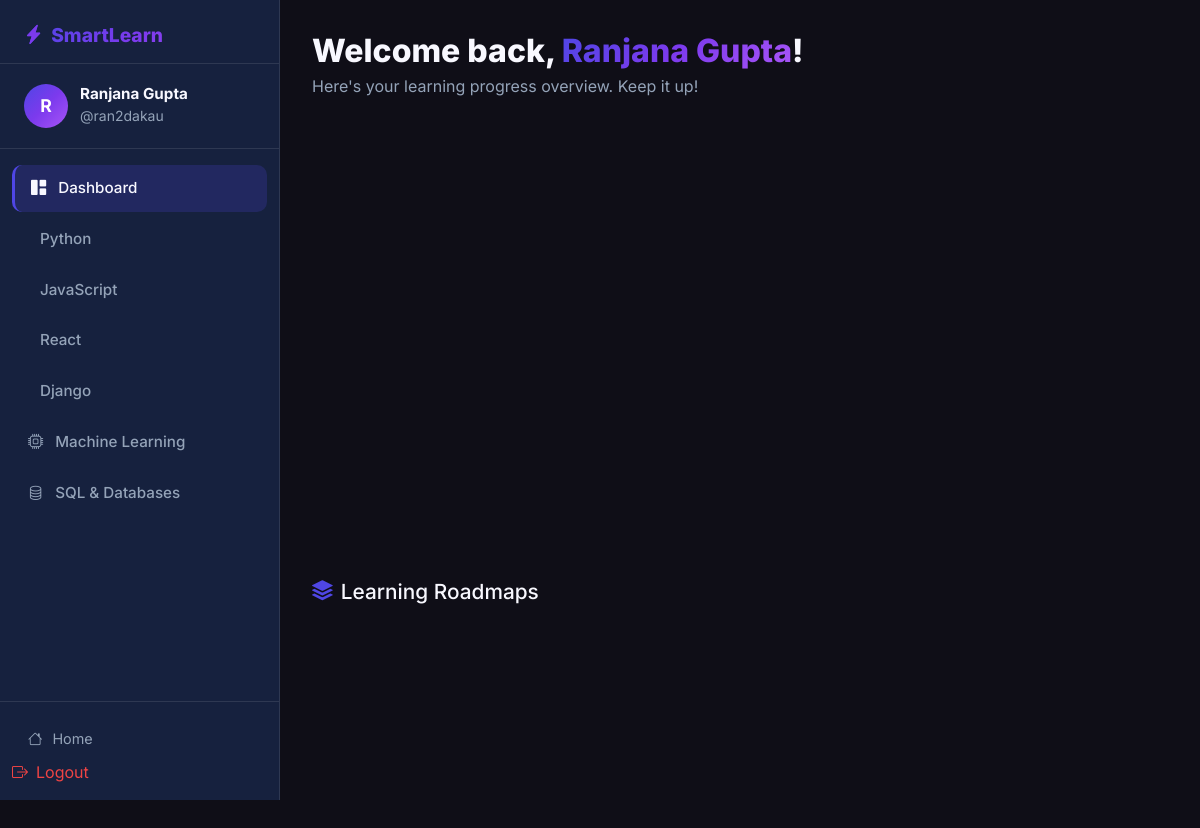
/dashboard/ (signed in), run on the app's committed database.
### learning/models.py (models this page shows, shortened)
class Technology(models.Model):
    name = models.CharField(max_length=100)
    description = models.TextField()
    icon = models.CharField(max_length=50, default='code')
    color = models.CharField(max_length=20, default='primary')
    order = models.IntegerField(default=0)
    class Meta:
        ordering = ['order']
        verbose_name_plural = 'Technologies'

### learning/views.py (the view)
# urls.py: path('dashboard/', views.dashboard, name='dashboard'),
@login_required
def dashboard(request):
    technologies = Technology.objects.all()
    user = request.user
    tech_data = []
    total_topics = 0
    total_completed = 0
    for tech in technologies:
        tech_topics = Topic.objects.filter(roadmap__technology=tech).count()
        tech_completed = Progress.objects.filter(
            user=user,
            topic__roadmap__technology=tech,
            completed=True
        ).count()
        percent = int((tech_completed / tech_topics * 100)) if tech_topics > 0 else 0
        tech_data.append({
            'tech': tech,
            'topics': tech_topics,
            'completed': tech_completed,
            'remaining': tech_topics - tech_completed,
            'percent': percent,
        })
        total_topics += tech_topics
        total_completed += tech_completed
    overall_percent = int((total_completed / total_topics * 100)) if total_topics > 0 else 0
    context = {
        'tech_data': tech_data,
        'total_topics': total_topics,
        'total_completed': total_completed,
        'total_remaining': total_topics - total_completed,
        'overall_percent': overall_percent,
    }
    return render(request, 'learning/dashboard.html', context)

### smartlearning/templates/learning/dashboard.html (shortened to what this page needs)
{% load static %}
<!DOCTYPE html>
<html lang="en">
<head>
    <link href="https://cdn.jsdelivr.net/npm/bootstrap@5.3.0/dist/css/bootstrap.min.css" rel="stylesheet">
    <link href="https://cdn.jsdelivr.net/npm/bootstrap-icons@1.11.0/font/bootstrap-icons.css" rel="stylesheet">
    <link href="{% static 'css/style.css' %}" rel="stylesheet">
</head>
<body>
<div class="dashboard-wrapper">
    <aside class="sidebar">
        <div class="sidebar-logo">
            <h5><i class="bi bi-lightning-charge-fill me-2" style="color:#7c3aed;-webkit-text-fill-color:#7c3aed"></i>SmartLearn</h5>
        </div>
        <div class="sidebar-user">
            <div class="user-avatar">{{ user.username|first|upper }}</div>
            <div>
                <h6>{{ user.get_full_name|default:user.username }}</h6>
                <small>@{{ user.username }}</small>
            </div>
        </div>
        <nav class="sidebar-nav">
            <a href="{% url 'dashboard' %}" class="sidebar-nav-item active">
                <i class="bi bi-grid-1x2-fill"></i> Dashboard
            </a>
            {% for td in tech_data %}
            <a href="{% url 'technology_detail' td.tech.id %}" class="sidebar-nav-item">
                <i class="bi bi-{{ td.tech.icon }}"></i>
                <span>{{ td.tech.name }}</span>
            </a>
            {% endfor %}
        </nav>
        <div class="sidebar-bottom">
            <a href="/"><i class="bi bi-house"></i> Home</a>
            <form method="post" action="{% url 'logout' %}" style="margin:0;padding:0;">
                <button type="submit" style="color:#ef4444;background:none;border:none;padding:0;cursor:pointer;display:flex;align-items:center;gap:0.5rem;width:100%;font-size:inherit;font-family:inherit;">
                    <i class="bi bi-box-arrow-right"></i> Logout
                </button>
            </form>
        </div>
    </aside>
    <main class="main-content">
        <div class="page-header">
            <h1>Welcome back, <span style="background:var(--gradient);-webkit-background-clip:text;-webkit-text-fill-color:transparent;background-clip:text">{{ user.get_full_name|default:user.username }}</span>!</h1>
            <p>Here's your learning progress overview. Keep it up!</p>
        </div>
        <div class="row g-4 mb-5">
            <div class="col-sm-6 col-lg-3">
            </div>
            <div class="col-sm-6 col-lg-3">
            </div>
            <div class="col-sm-6 col-lg-3">
            </div>
            <div class="col-sm-6 col-lg-3">
            </div>
        </div>
        <h4 class="fw-800 mb-4" style="font-size:1.3rem">
            <i class="bi bi-stack me-2" style="color:var(--primary)"></i>Learning Roadmaps
        </h4>
        <div class="tech-grid">
        </div>
    </main>
</div>
</body>
</html>

### smartlearning/static/css/style.css (style rules this page uses)
:root { --primary: #4f46e5; --primary-dark: #3730a3; --secondary: #7c3aed; --accent: #a78bfa; --gradient: linear-gradient(135deg, #4f46e5 0%, #7c3aed 50%, #a855f7 100%); --gradient-soft: linear-gradient(135deg, rgba(79,70,229,0.1) 0%, rgba(124,58,237,0.1) 100%); --bg-dark: #0f0e17; --bg-card: #1a1a2e; --bg-sidebar: #16213e; --text-light: #f8f8ff; --text-muted: #94a3b8; --success: #10b981; --warning: #f59e0b; --danger: #ef4444; --info: #06b6d4; --border: rgba(255,255,255,0.1); --shadow: 0 8px 32px rgba(0,0,0,0.3); --shadow-sm: 0 4px 16px rgba(0,0,0,0.2); --radius: 16px; --radius-sm: 10px; --transition: all 0.3s cubic-bezier(0.4, 0, 0.2, 1); }
* { box-sizing: border-box; }
body { font-family: 'Inter', -apple-system, BlinkMacSystemFont, 'Segoe UI', sans-serif; background: var(--bg-dark); color: var(--text-light); min-height: 100vh; overflow-x: hidden; }
.dashboard-wrapper { display: flex; min-height: 100vh; }
.sidebar { width: 280px; min-width: 280px; background: var(--bg-sidebar); border-right: 1px solid var(--border); display: flex; flex-direction: column; position: sticky; top: 0; height: 100vh; overflow-y: auto; }
.sidebar-logo { padding: 24px 24px 16px; border-bottom: 1px solid var(--border); }
.sidebar-logo h5 { font-weight: 800; font-size: 1.2rem; background: var(--gradient); -webkit-background-clip: text; -webkit-text-fill-color: transparent; background-clip: text; margin: 0; }
.sidebar-user { padding: 20px 24px; border-bottom: 1px solid var(--border); display: flex; align-items: center; gap: 12px; }
.user-avatar { width: 44px; height: 44px; border-radius: 50%; background: var(--gradient); display: flex; align-items: center; justify-content: center; font-weight: 700; font-size: 1.1rem; color: white; flex-shrink: 0; }
.sidebar-user h6 { font-weight: 700; margin: 0; font-size: 0.95rem; }
.sidebar-user small { color: var(--text-muted); }
.sidebar-nav { padding: 16px 12px; flex: 1; }
.sidebar-nav-item { display: flex; align-items: center; gap: 12px; padding: 12px 16px; border-radius: var(--radius-sm); color: var(--text-muted); text-decoration: none; font-weight: 500; transition: var(--transition); margin-bottom: 4px; font-size: 0.95rem; }
.sidebar-nav-item:hover, .sidebar-nav-item.active { background: rgba(79,70,229,0.2); color: var(--text-light); }
.sidebar-nav-item.active { border-left: 3px solid var(--primary); }
.sidebar-bottom { padding: 16px 12px; border-top: 1px solid var(--border); }
.sidebar-bottom a { display: flex; align-items: center; gap: 10px; padding: 10px 16px; border-radius: var(--radius-sm); color: var(--text-muted); text-decoration: none; transition: var(--transition); font-size: 0.9rem; }
.main-content { flex: 1; padding: 32px; overflow-y: auto; background: var(--bg-dark); }
.page-header { margin-bottom: 32px; }
.page-header h1 { font-size: 2rem; font-weight: 800; margin-bottom: 4px; }
.page-header p { color: var(--text-muted); }
.tech-grid { display: grid; grid-template-columns: repeat(auto-fill, minmax(280px, 1fr)); gap: 20px; }

### data on the page
Technology: tech.name "Python"
Technology: tech.name "JavaScript"
Technology: tech.name "React"
Technology: tech.name "Django"
Technology: tech.name "Machine Learning"
Technology: tech.name "SQL & Databases"

### other printed values
{{ user.username|first|upper }} "R"
{{ user.get_full_name|default:user.username }} "Ranjana Gupta"
{{ user.username }} "ran2dakau"
